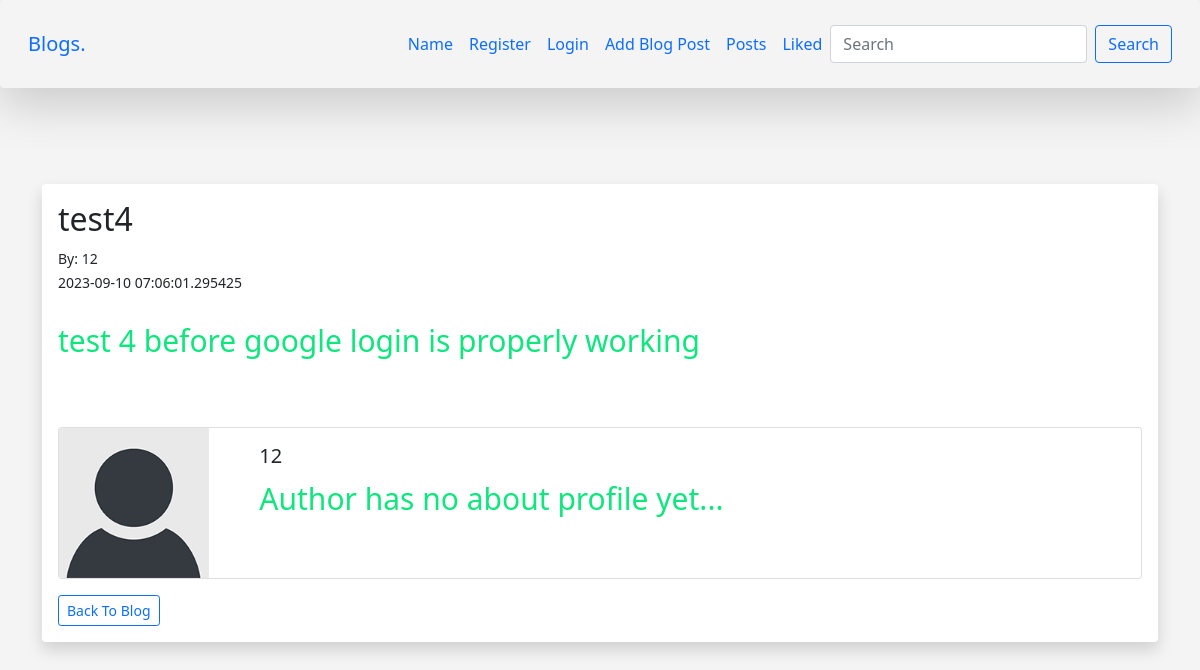
Page /posts/4 on the earlier database version.
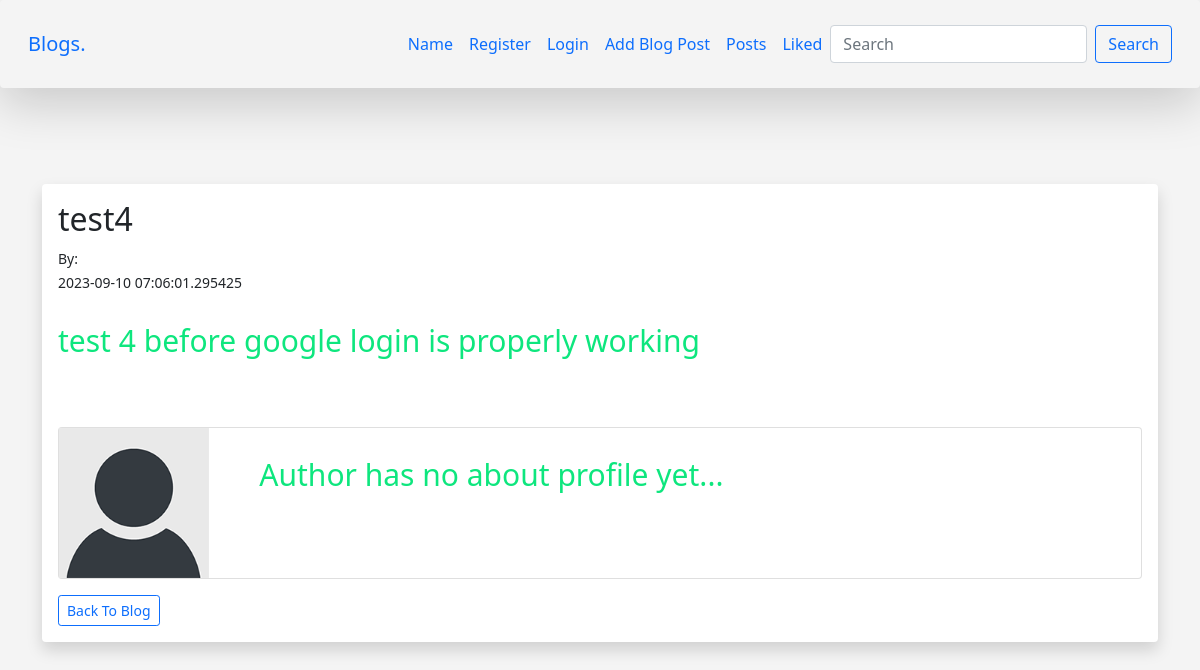
Same page on the later database version.
### app.py (models this page shows, shortened)
class Users(db.Model, UserMixin):
	id = db.Column(db.Integer, primary_key=True)
	username = db.Column(db.String(20), nullable=False, unique=True)
	name = db.Column(db.String(200), nullable=False)
	email = db.Column(db.String(120), nullable=False, unique=True)
	about_author = db.Column(db.Text(500), nullable=True)
	date_added = db.Column(db.DateTime, default=datetime.utcnow)
	profile_pic = db.Column(db.String(), nullable=True)
	password_hash = db.Column(db.String(128))
	posts = db.relationship('Posts', backref='poster')
	@property
	def password(self):
		raise AttributeError('password is not a readable attribute!')

### app.py (the view)
@app.route('/posts/<int:id>')
def post(id):
	post = Posts.query.get_or_404(id)
	return render_template('post.html', post=post)

### webforms.py
class SearchForm(FlaskForm):
	searched = StringField("Searched", validators=[DataRequired()])
	submit = SubmitField("Submit")

### app.py (called while the page is built)
@app.context_processor
def base():
	form = SearchForm()
	return dict(form=form)

### templates/post.html (shortened to what this page needs)
{% extends 'base.html' %}
{% block content %}
<br/>
<div class="shadow p-3 mb-5 bg-body rounded">
	<h2>{{ post.title }}</h2>
	<small>By: {{ post.poster.name }}<br/>
	{{ post.date_posted }}</small> <br/><br/>
	{{ post.content|safe }}<br/><br/>
<div class="card mb-3">
	<div class="row no-gutters">
		<div class="col-md-2">
			{% if post.poster.profile_pic %}
				<img src="{{ url_for('static', filename='images/' + post.poster.profile_pic)}}" width="150" align="left">
			{% else %}
				<img src="{{ url_for('static', filename='images/default_profile_pic.png')}}" width="150" align="left">
			{% endif %}
		</div>
		<div class="col-md-10">
			<div class="card-body">
				<h5 class="card-title">
					{{ post.poster.name }}
				</h5>
				<p class="card-text">
					{% if post.poster.about_author %}
						{{ post.poster.about_author }}
					{% else %}
						Author has no about profile yet...
					{% endif %}
				</p>
			</div>
		</div>
	</div>
</div>
<a href="{{ url_for('posts')}}" class="btn btn-outline-primary btn-sm">Back To Blog</a>
</div>
{% endblock %}

Differences in the rows shown:
removed Users: poster.name "12"
